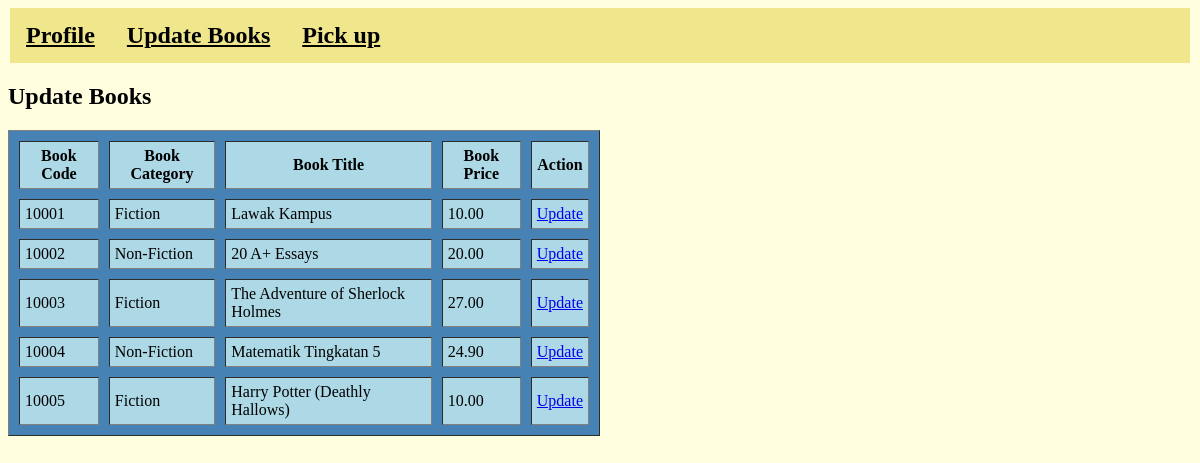
Screenshot of /display_books.php with the database file from the repository.
### tables this page shows
CREATE TABLE `books` (
  `Book_code` int(5) NOT NULL,
  `Book_price` decimal(10,2) NOT NULL,
  `book_title` text NOT NULL,
  `book_author` text NOT NULL,
  `book_publisher` varchar(30) NOT NULL,
  `p_date` date NOT NULL,
  `book_cat` text NOT NULL,
  `Cust_username` varchar(20) NOT NULL
);

### display_books.php (the view, shortened to what this page needs)
<?php session_start();
  include 'conn.php';?>
<!DOCTYPE html>
<html>
<head>
</head>
<div>
	<ul class="navbar-nav">
		<li class="nav-item"><a href="sellerprofile.php" ><b><u>Profile</u></b></a></li>
		<li class="nav-item"><a href="displaybooks.php" ><b><u>Update Books</u></b></a></li>
		<li class="nav-item"><a href="pickup.php" ><b><u>Pick up</u></b></a></li>
	</ul>
	</div>
<?php
echo "<h2>Update Books</h2>";
echo "<table cellpadding=5 cellspacing=10 border=1 width=50% class='center' bgcolor=steelblue>
<tr><th colspan=1 rowspan=1 bgcolor=lightblue>Book Code</th>";
echo "<th colspan=1 rowspan=1 bgcolor=lightblue>Book Category</th>";
echo "<th colspan=1 rowspan=1 bgcolor=lightblue>Book Title</th>";
echo "<th colspan=1 rowspan=1 bgcolor=lightblue>Book Price</th>";
echo "<th colspan=1 rowspan=1 bgcolor=lightblue>Action</th></tr>";
$result = mysqli_query($conn, "select * from books");
while($row = mysqli_fetch_row($result)){
	echo "<tr><td colspan=1 rowspan=1 bgcolor=lightblue>$row[0]</td>";
	echo "<td colspan=1 rowspan=1 bgcolor=lightblue>$row[6]</td>";
	echo "<td colspan=1 rowspan=1 bgcolor=lightblue>$row[2]</td>";
	echo "<td colspan=1 rowspan=1 bgcolor=lightblue>$row[1]</td>";
	echo "<td colspan=1 rowspan=1 bgcolor=lightblue><a href=updatebook.php?bookcode=$row[0]>Update</a></td>";
	echo "</tr>";}
	echo "</table>";
?>
</body>
</html>

### display_books.php (style rules this page uses)
ul { list-style-type:none; margin:2px; padding:0; overflow:hidden; background-color: khaki; }
li { float:left; font-family: 'Garamond',serif; font-size: 24px; }
li a { display:block; color:black; padding: 14px 16px; text-decoration:none; }

### rows the page displays
books: Book_code "10001", book_cat "Fiction", book_title "Lawak Kampus", Book_price "10.00"
books: Book_code "10002", book_cat "Non-Fiction", book_title "20 A+ Essays", Book_price "20.00"
books: Book_code "10003", book_cat "Fiction", book_title "The Adventure of Sherlock Holmes", Book_price "27.00"
books: Book_code "10004", book_cat "Non-Fiction", book_title "Matematik Tingkatan 5", Book_price "24.90"
books: Book_code "10005", book_cat "Fiction", book_title "Harry Potter (Deathly Hallows)", Book_price "10.00"
